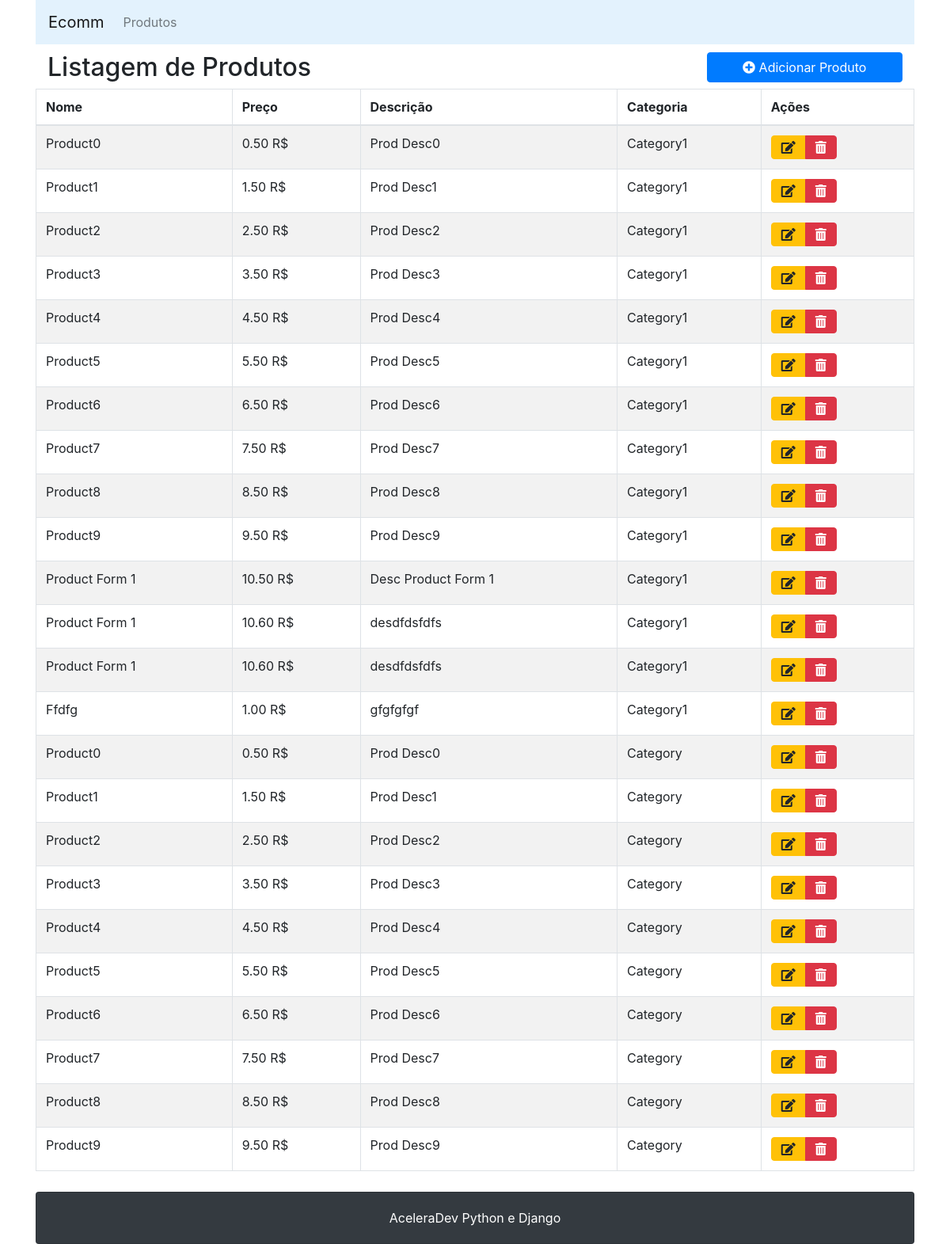
The app's page /products/list, older data.
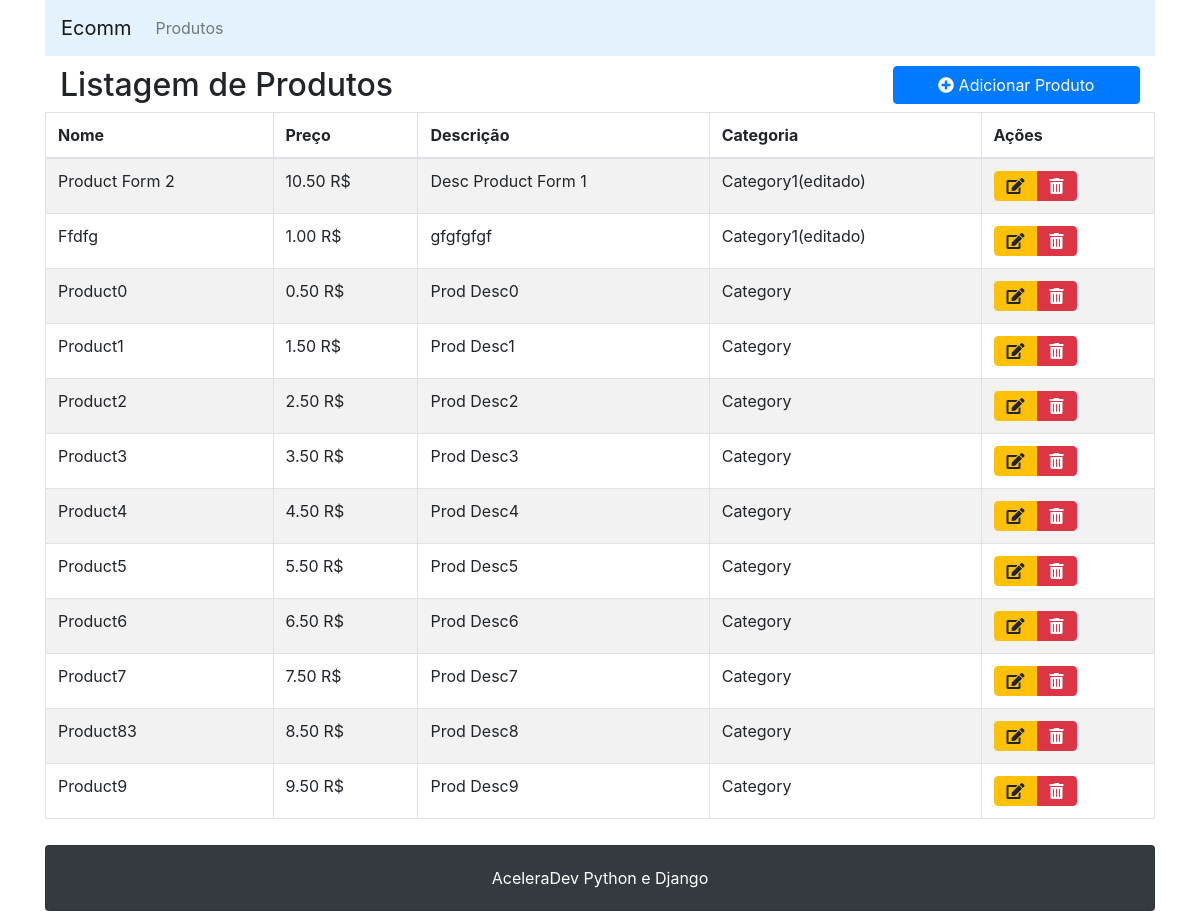
The same page, newer data.
### products/models.py (models this page shows, shortened)
class Product(models.Model): #Criação de um produto
    name = models.CharField('Nome', max_length=100) #max é obrigatorio
    description = models.TextField('Descrição')
    price = models.DecimalField('Preço', max_digits=8, decimal_places=2) #Contar 2 digitos decimais + 6 digitos antes da virgula
    category = models.ForeignKey(Category, on_delete=models.deletion.DO_NOTHING, related_name="products") # Uma categoria pode ter varios produtos

class Category(models.Model): #Criação de alguns produtos dentro de algumas categorias
    name = models.CharField('Nome', max_length=50)
    description = models.TextField('Descrição')
    class Meta:
        verbose_name_plural = 'Categories'

### products/views.py (the view)
# urls.py: path('list', views.list_products, name='list'),
def list_products(request): #Sempre vai pegar uma request como argumento
    products =  Product.objects.all()
    context = { #Sempre é um dicionário
        'products' : products,
        'products_empty' : []
    }
    return render(request, 'products/list.html', context = context) # Ele reconhece a pasta template, não precisando especificar

### products/templates/products/list.html
{% extends "base.html" %}
{% block content %}
    <div class="row">
        <div class="col-md-9">
            <h2>Listagem de Produtos</h2>
        </div>
        <div class="col-md-3">
            <a class="btn btn-primary btn-block" href="{% url 'products:create' %} "><i class="fa fa-plus-circle"></i> Adicionar Produto</a>
        </div>
        <table class="table table-striped table-bordered">
            <thead>
                <tr>
                    <th>Nome</th>
                    <th>Preço</th>
                    <th>Descrição</th>
                    <th>Categoria</th>
                    <th> Ações </th>
                </tr>
            </thead>
            <tbody>
                {% for product in products %}
                    <tr>
                        <td>{{ product.name|capfirst}}</td>
                        <td>{{ product.price }} R$</td>
                        <td>{{ product.description }}</td>
                        <td>{{product.category.name}}</td>
                        <td>
                            <div class="btn-group" role="group" aria-label="Basic example">
                                <a href="{% url 'products:update' product.pk %}" class="btn btn-warning"><i class="fas fa-edit"></i></a>
                                <a href="{% url 'products:delete' product.pk %}" class="btn btn-danger"><i class="fas fa-trash-alt"></i></a>
                            </div>
                        </td>
                    </tr>
                 {% empty %}
                    <tr>
                        <td colspan=5 class="text-center">
                            Não Há produtos para serem listados
                        </td>
                    </tr>
                {% endfor %}
            </tbody>
        </table>
    </div>
{% endblock %}

### products/templates/base.html (shortened to what this page needs)
{% load static %}
<html>
    <link rel="stylesheet" type="text/css" href="{% static 'css/bootstrap.min.css' %}">
    <link rel="stylesheet" type="text/css" href="{% static 'css/custom.css' %}">
    <link rel="stylesheet" type="text/css" href="{% static 'css/font-awesome.min.css' %}">
    <body class="container">
        <nav class="navbar navbar-expand-lg navbar-light" style="background-color: #e3f2fd;">
            <a class="navbar-brand" href="#">Ecomm</a>
            <div class="collapse navbar-collapse" id="navbarSupportedContent">
                <ul class="navbar-nav mr-auto">
                    <li class="nav-item">
                       <a class="nav-link" href="{% url 'products:list' %}" >Produtos</a>
                    </li>
                </ul>
            </div>
        </nav>
        <div id="content" class="container">
            {% block content %}{% endblock %}
        </div>
        <div class="card bg-dark text-white text-center">
            <div class="card-body">
                <span class="">AceleraDev Python e Django</span>
            </div>
        </div>
    </body>
</html>

### products/static/css/custom.css (style rules this page uses)
#content { padding-top: 10px; padding-bottom: 10px; }

Row changes from the older to the newer data that the page shows:
removed Product: name "Product0", price "0.50", description "Prod Desc0", category.name "Category1"
removed Product: name "Product1", price "1.50", description "Prod Desc1", category.name "Category1"
removed Product: name "Product2", price "2.50", description "Prod Desc2", category.name "Category1"
removed Product: name "Product3", price "3.50", description "Prod Desc3", category.name "Category1"
removed Product: name "Product4", price "4.50", description "Prod Desc4", category.name "Category1"
removed Product: name "Product5", price "5.50", description "Prod Desc5", category.name "Category1"
removed Product: name "Product6", price "6.50", description "Prod Desc6", category.name "Category1"
removed Product: name "Product7", price "7.50", description "Prod Desc7", category.name "Category1"
removed Product: name "Product8", price "8.50", description "Prod Desc8", category.name "Category1"
removed Product: name "Product9", price "9.50", description "Prod Desc9", category.name "Category1"
removed Product: name "Product Form 1", price "10.60", description "desdfdsfdfs", category.name "Category1"
removed Product: name "Product Form 1", price "10.60", description "desdfdsfdfs", category.name "Category1"
changed Product "Desc Product Form 1": name "Product Form 1" → "Product Form 2"; category.name "Category1" → "Category1(editado)"
changed through a linked row, Product "Ffdfg": category.name "Category1" → "Category1(editado)"
changed Product "Prod Desc8": name "Product8" → "Product83"
